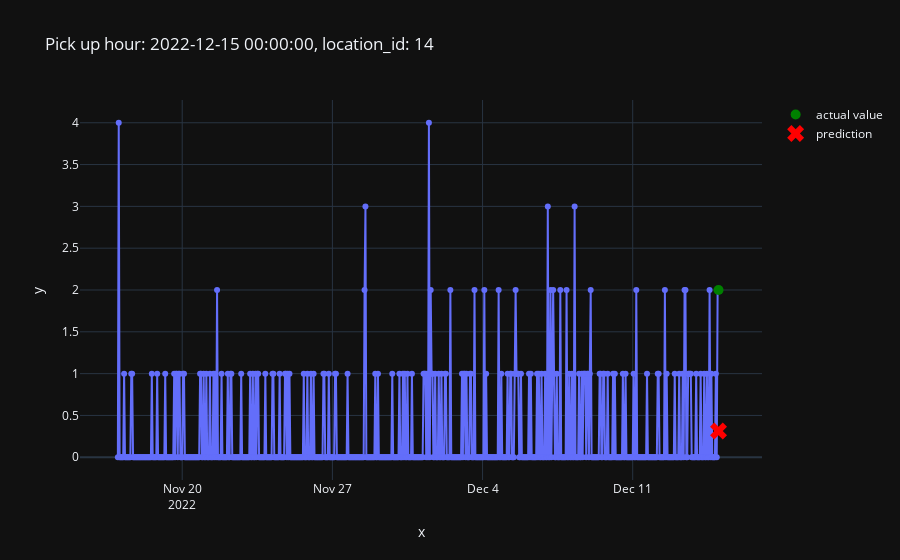

Source (notebook cell):
### Code cell
from src.plot import plot_one_sample

plot_one_sample(
    example_id=2979,
    features=X_test,
    targets= y_test,
    predictions=pd.Series(predictions)
)

### Figure 1 — Plotly figure (JSON) as saved in the notebook; plotly's stock layout.template omitted (floating-point values rounded to 4 significant figures; data arrays with more than 128 entries replaced by an {"elided": "..."} marker saying what was removed)
{"data": [{"hovertemplate": "x=%{x}<br>y=%{y}<extra></extra>", "legendgroup": "", "line": {"color": "#636efa", "dash": "solid"}, "marker": {"symbol": "circle"}, "mode": "lines+markers", "name": "", "orientation": "v", "showlegend": false, "type": "scatter", "x": {"elided": "673 str values"}, "xaxis": "x", "y": {"elided": "673 int values"}, "yaxis": "y"}, {"line": {"color": "green"}, "marker": {"size": 10}, "mode": "markers", "name": "actual value", "type": "scatter", "x": ["2022-12-15T00:00:00"], "y": [2]}, {"line": {"color": "red"}, "marker": {"size": 15, "symbol": "x"}, "mode": "markers", "name": "prediction", "type": "scatter", "x": ["2022-12-15T00:00:00"], "y": [0.3151]}], "layout": {"legend": {"tracegroupgap": 0}, "title": {"text": "Pick up hour: 2022-12-15 00:00:00, location_id: 14"}, "xaxis": {"anchor": "y", "domain": [0, 1], "title": {"text": "x"}}, "yaxis": {"anchor": "x", "domain": [0, 1], "title": {"text": "y"}}}}
